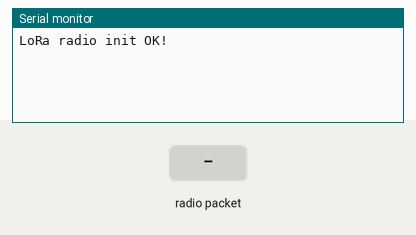
A sketch run on a simulated Arduino Uno, built with avr-gcc and run on an emulated ATmega328P. On the bench: the last lines printed to the serial monitor. The inputs (shaded band) are chosen by the test bench. No radio packets arrive unless stated.

Above: at 1.2 s.
1.3 s: radio packet "1" arrives
At 2.5 s:
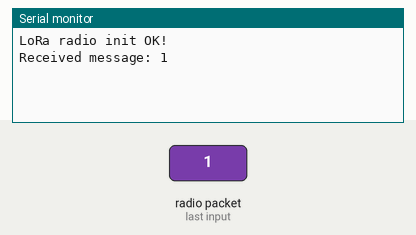
2.8 s: radio packet "0" arrives
At 3.9 s:
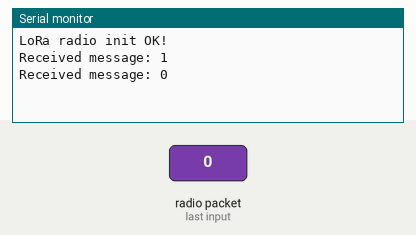
4.3 s: radio packet "2" arrives
At 5.1 s:
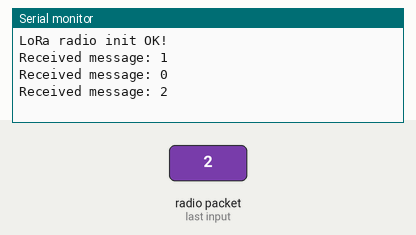

Measured:
- after the input at 1.3 s, the serial monitor: prints a new line at once (image 1)
- after the input at 2.8 s, the serial monitor: prints a new line at once (image 2)
- after the input at 4.3 s, the serial monitor: prints a new line at once (image 3)

The sketch:

lora_rx_5.ino
```cpp
#include <SPI.h>
#include <RH_RF95.h>

#define RFM95_CS 10
#define RFM95_RST 9
#define RFM95_INT 2

// Define the frequency (in Hz)
#define RF95_FREQ 434.0

RH_RF95 rf95(RFM95_CS, RFM95_INT);

void setup() {
  Serial.begin(9600);
  while (!Serial) ; // Wait for serial port to be available

  if (!rf95.init()) {
    Serial.println("LoRa radio init failed");
    while (1);
  }
  if (!rf95.setFrequency(RF95_FREQ)) {
    Serial.println("setFrequency failed");
    while (1);
  }
  Serial.println("LoRa radio init OK!");
}

void loop() {
  // Receiving messages
  if (rf95.available()) {
    // Should be a message for us now
    uint8_t buf[RH_RF95_MAX_MESSAGE_LEN];
    uint8_t len = sizeof(buf);
    if (rf95.recv(buf, &len)) {
      Serial.print("Received message: ");
      Serial.println((char*)buf);
    }
  }
}
```
